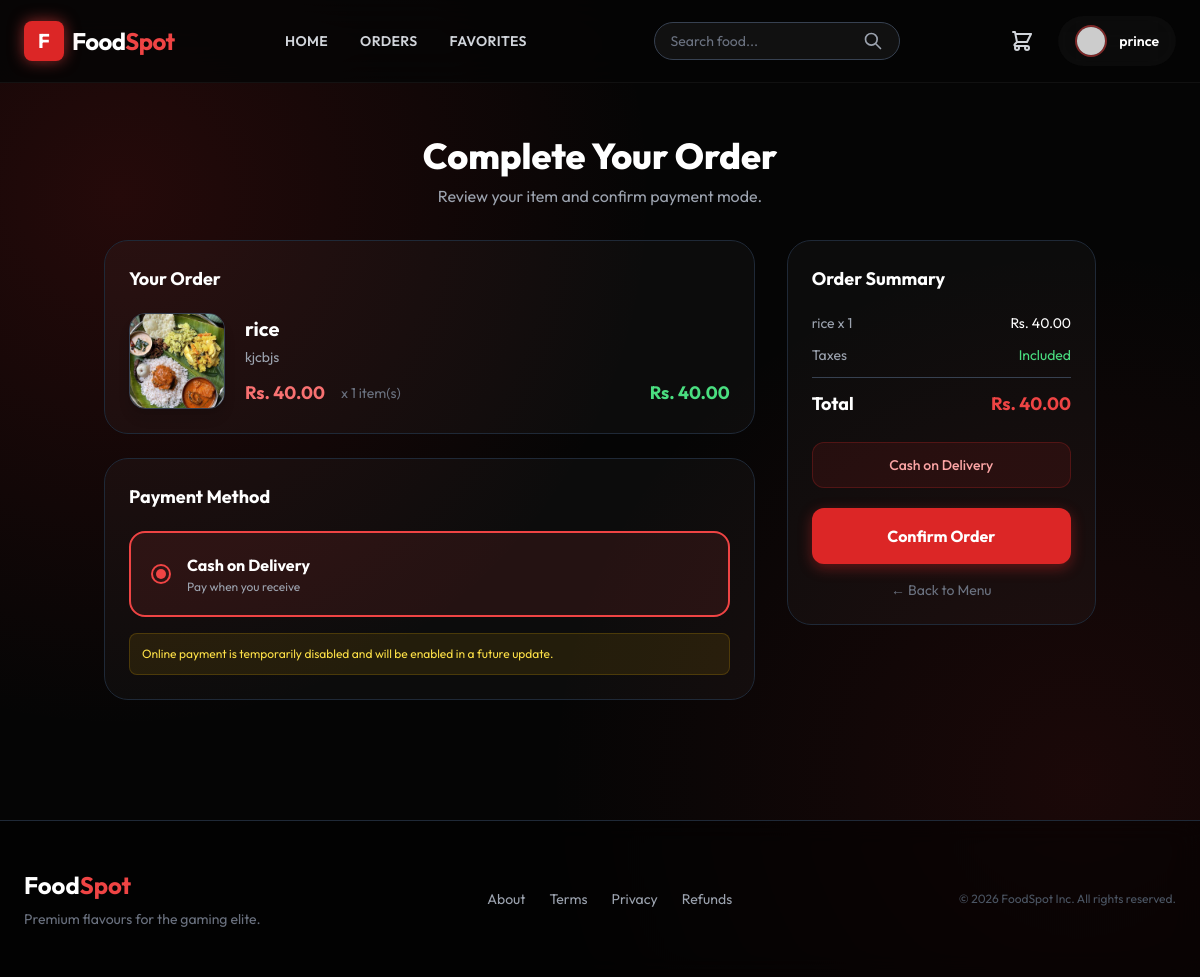
The page /buy/2/ (signed in) on the database as committed earlier.
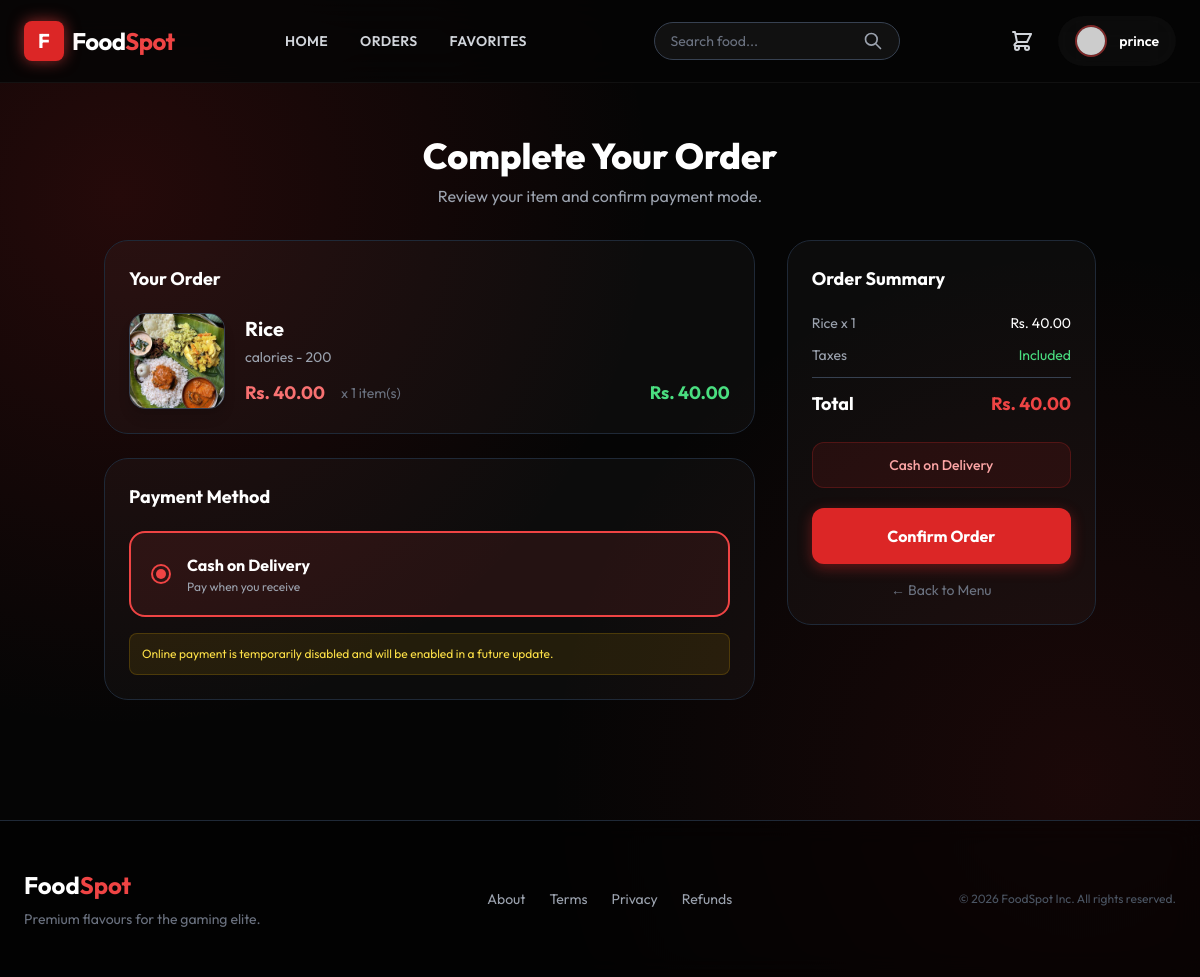
The same page on the database as committed later.
### menu/models.py (models this page shows, shortened)
class Product(models.Model):
    category = models.ForeignKey(Category, on_delete=models.CASCADE)
    name = models.CharField(max_length=150, null=False, blank=False)
    product_image = models.ImageField(upload_to='images', null=True, blank=True)
    quantity = models.IntegerField(null=False, blank=False, default=0)
    original_price = models.DecimalField(max_digits=10, decimal_places=2, null=False)
    selling_price = models.DecimalField(max_digits=10, decimal_places=2, null=False)
    description = models.TextField(max_length=300, null=False)
    is_veg = models.BooleanField(default=False)
    is_active = models.BooleanField(default=True)

### menu/views.py (the view, shortened to what this page needs)
# urls.py: path("buy/<int:pk>/", BuyNowView.as_view(), name="buy"),
@method_decorator(signin_required, name="dispatch")
@method_decorator(never_cache, name="dispatch")
class BuyNowView(View):
    def get(self, request, pk):
        product = get_object_or_404(Product, id=pk, is_active=True)
        try:
            qty = int(request.GET.get('qty', 1))
            if qty < 1:
                qty = 1
        except ValueError:
            qty = 1
        if product.quantity < qty:
            messages.error(request, f"Only {product.quantity} units available")
            return redirect("product_detail", pk=pk)
        form = UserOrderForm()
        total_price = product.selling_price * qty
        return render(request, "menu/buy.html", {
            "product": product,
            "form": form,
            "qty": qty,
            "total_price": total_price
        })

### menu/forms.py
class UserOrderForm(forms.Form):
    pass

### menu/views.py (called while the page is built)
def signin_required(fn):
    def wrapper(request, *args, **kwargs):
        if not request.user.is_authenticated:
            return redirect("login")
        return fn(request, *args, **kwargs)
    return wrapper

### menu/templates/menu/buy.html (shortened to what the changed rows need)
{% extends 'menu/base.html' %}
{% block content %}
<div class="max-w-5xl mx-auto py-10 px-4">
    <div class="mb-8 text-center">
        <h2 class="text-4xl font-extrabold text-white mb-2">Complete Your Order</h2>
    </div>
    <form method="POST" id="buy-form">
        <div class="grid grid-cols-1 lg:grid-cols-3 gap-8">
            <div class="lg:col-span-2 space-y-6">
                <div class="glass rounded-3xl p-6 border border-gray-800">
                    <div class="flex items-center gap-5">
                        {% if product.product_image %}
                        <img src="{{ product.product_image.url }}" class="w-24 h-24 object-cover rounded-2xl border border-gray-700 shadow-lg flex-shrink-0" alt="{{ product.name }}">
                        {% else %}
                        <div class="w-24 h-24 bg-gray-800 rounded-2xl flex items-center justify-center flex-shrink-0">
                            <span class="text-4xl">Food</span>
                        </div>
                        {% endif %}
                        <div class="flex-1">
                            <h4 class="text-xl font-bold text-white">{{ product.name }}</h4>
                            <p class="text-gray-400 text-sm mt-1">{{ product.description|truncatechars:80 }}</p>
                            <div class="flex items-center gap-4 mt-3">
                                <span class="text-lg text-red-400 font-bold">Rs. {{ product.selling_price }}</span>
                                <span class="text-gray-500 text-sm">x {{ qty }} item(s)</span>
                                <span class="ml-auto text-green-400 font-bold text-lg">Rs. {{ total_price }}</span>
                            </div>
                        </div>
                    </div>
                </div>
            </div>
            <div class="lg:col-span-1">
                <div class="glass p-6 rounded-3xl border border-gray-800 sticky top-24">
                    <div class="space-y-3 mb-6">
                        <div class="flex justify-between text-sm text-gray-400">
                            <span>{{ product.name }} x {{ qty }}</span>
                            <span class="text-white">Rs. {{ total_price }}</span>
                        </div>
                    </div>
                </div>
            </div>
        </div>
    </form>
</div>
{% endblock %}

Rows that differ between the two databases and show on the page:
changed Product: name "rice" → "Rice"; description "kjcbjs" → "calories - 200"
